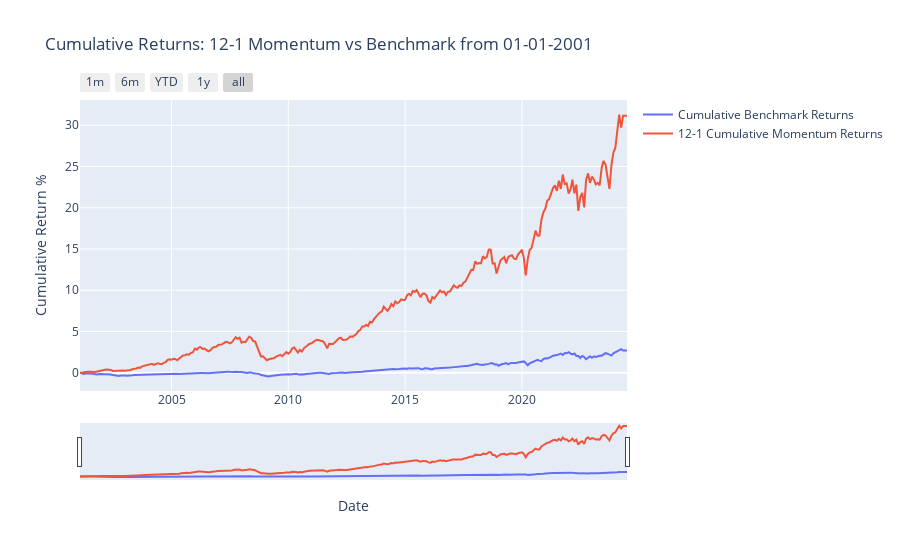

The code cell stored with this chart in its notebook:
### Code cell
# Create a Plotly figure
fig = go.Figure()

# Add the cumulative benchmark returns line trace
fig.add_trace(
    go.Scatter(
        x=cumulative_benchmark_returns_12_1.index,
        y=cumulative_benchmark_returns_12_1,
        mode='lines',
        name='Cumulative Benchmark Returns'
    )
)

# Add the cumulative momentum returns line trace
fig.add_trace(
    go.Scatter(
        x=cumulative_momentum_returns_12_1.index,
        y=cumulative_momentum_returns_12_1,
        mode='lines',
        name='12-1 Cumulative Momentum Returns'
    )
)

# Configure the x-axis to show months when zoomed in and add range selector buttons
fig.update_layout(
    title='Cumulative Returns: 12-1 Momentum vs Benchmark from 01-01-2001',
    xaxis_title='Date',
    yaxis_title='Cumulative Return %',
    xaxis=dict(
        tickmode='auto',
        rangeslider=dict(
            visible=True
        ),
        rangeselector=dict(
            buttons=list([
                dict(count=1, label="1m", step="month", stepmode="backward"),
                dict(count=6, label="6m", step="month", stepmode="backward"),
                dict(count=1, label="YTD", step="year", stepmode="todate"),
                dict(count=1, label="1y", step="year", stepmode="backward"),
                dict(step="all")
            ])
        ),
        type="date"
    ),
)

# Show the plot
fig.show()

### Figure 1 — Plotly figure (JSON) as saved in the notebook; plotly's stock layout.template omitted (floating-point values rounded to 4 significant figures; data arrays with more than 128 entries replaced by an {"elided": "..."} marker saying what was removed)
{"data": [{"mode": "lines", "name": "Cumulative Benchmark Returns", "type": "scatter", "x": {"elided": "282 str values"}, "y": {"elided": "282 float values"}}, {"mode": "lines", "name": "12-1 Cumulative Momentum Returns", "type": "scatter", "x": {"elided": "282 str values"}, "y": {"elided": "282 float values"}}], "layout": {"title": {"text": "Cumulative Returns: 12-1 Momentum vs Benchmark from 01-01-2001"}, "xaxis": {"rangeselector": {"buttons": [{"count": 1, "label": "1m", "step": "month", "stepmode": "backward"}, {"count": 6, "label": "6m", "step": "month", "stepmode": "backward"}, {"count": 1, "label": "YTD", "step": "year", "stepmode": "todate"}, {"count": 1, "label": "1y", "step": "year", "stepmode": "backward"}, {"step": "all"}]}, "rangeslider": {"visible": true}, "tickmode": "auto", "title": {"text": "Date"}, "type": "date"}, "yaxis": {"title": {"text": "Cumulative Return %"}}}}
